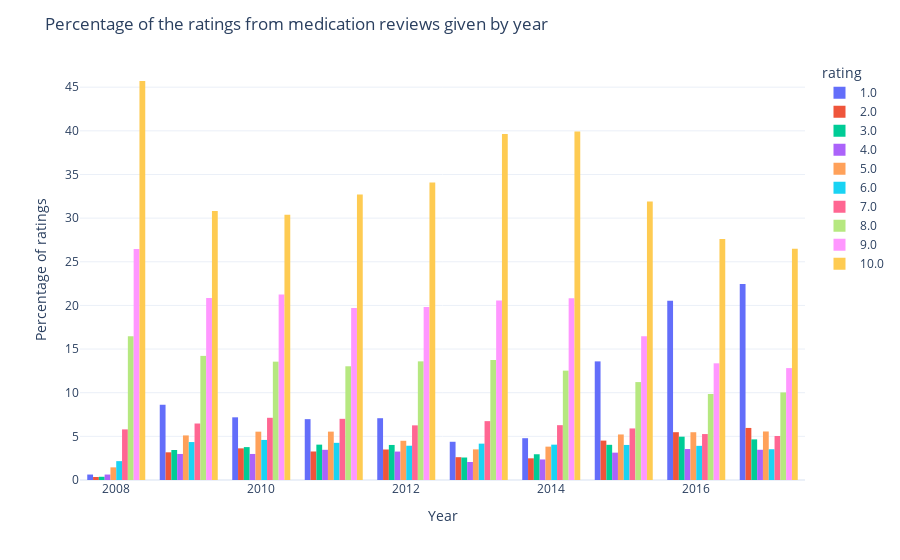

The cell this chart's notebook holds for it:
### Markdown cell above
From this pie chart, it is noted that almost the half of the percentage of the reviews from the dataset have given a rating concentrated to the positive side. But this led us to another question: where these ratings spreadout throughout the years or most of the positive ones were given during a specific time? What about the negative ones? Let's see if we can find out.

### Code cell
# Let's plot the percentage of the ratings of the reviews given by year
ratings_by_year = medication_reviews_dataset_cleaned.groupby(['year', 'rating']).size().reset_index(name='count')
ratings_by_year['percentage'] = 100 * ratings_by_year['count'] / ratings_by_year.groupby('year')['count'].transform('sum')

# Create the histogram
fig = px.histogram(ratings_by_year, x='year', y='percentage', color='rating', nbins=10, template='plotly_white', barmode='group')
fig.update_xaxes(categoryorder='category descending', title='Year')
fig.update_yaxes(title='Percentage of ratings')
fig.update_layout(title='Percentage of the ratings from medication reviews given by year')

fig.show()

### Figure 1 — Plotly figure (JSON) as saved in the notebook; plotly's stock layout.template omitted (floating-point values rounded to 4 significant figures)
{"data": [{"alignmentgroup": "True", "bingroup": "x", "histfunc": "sum", "hovertemplate": "rating=1.0<br>year=%{x}<br>sum of percentage=%{y}<extra></extra>", "legendgroup": "1.0", "marker": {"color": "#636efa", "pattern": {"shape": ""}}, "name": "1.0", "nbinsx": 10, "offsetgroup": "1.0", "orientation": "v", "showlegend": true, "type": "histogram", "x": [2008, 2009, 2010, 2011, 2012, 2013, 2014, 2015, 2016, 2017], "xaxis": "x", "y": [0.6254, 8.62, 7.18, 6.97, 7.078, 4.379, 4.789, 13.59, 20.53, 22.45], "yaxis": "y"}, {"alignmentgroup": "True", "bingroup": "x", "histfunc": "sum", "hovertemplate": "rating=2.0<br>year=%{x}<br>sum of percentage=%{y}<extra></extra>", "legendgroup": "2.0", "marker": {"color": "#EF553B", "pattern": {"shape": ""}}, "name": "2.0", "nbinsx": 10, "offsetgroup": "2.0", "orientation": "v", "showlegend": true, "type": "histogram", "x": [2008, 2009, 2010, 2011, 2012, 2013, 2014, 2015, 2016, 2017], "xaxis": "x", "y": [0.3411, 3.172, 3.626, 3.266, 3.494, 2.613, 2.484, 4.512, 5.476, 5.963], "yaxis": "y"}, {"alignmentgroup": "True", "bingroup": "x", "histfunc": "sum", "hovertemplate": "rating=3.0<br>year=%{x}<br>sum of percentage=%{y}<extra></extra>", "legendgroup": "3.0", "marker": {"color": "#00cc96", "pattern": {"shape": ""}}, "name": "3.0", "nbinsx": 10, "offsetgroup": "3.0", "orientation": "v", "showlegend": true, "type": "histogram", "x": [2008, 2009, 2010, 2011, 2012, 2013, 2014, 2015, 2016, 2017], "xaxis": "x", "y": [0.3695, 3.438, 3.769, 4.051, 4.015, 2.578, 2.95, 4.032, 4.962, 4.654], "yaxis": "y"}, {"alignmentgroup": "True", "bingroup": "x", "histfunc": "sum", "hovertemplate": "rating=4.0<br>year=%{x}<br>sum of percentage=%{y}<extra></extra>", "legendgroup": "4.0", "marker": {"color": "#ab63fa", "pattern": {"shape": ""}}, "name": "4.0", "nbinsx": 10, "offsetgroup": "4.0", "orientation": "v", "showlegend": true, "type": "histogram", "x": [2008, 2009, 2010, 2011, 2012, 2013, 2014, 2015, 2016, 2017], "xaxis": "x", "y": [0.6254, 2.983, 2.983, 3.459, 3.257, 2.064, 2.353, 3.133, 3.547, 3.464], "yaxis": "y"}, {"alignmentgroup": "True", "bingroup": "x", "histfunc": "sum", "hovertemplate": "rating=5.0<br>year=%{x}<br>sum of percentage=%{y}<extra></extra>", "legendgroup": "5.0", "marker": {"color": "#FFA15A", "pattern": {"shape": ""}}, "name": "5.0", "nbinsx": 10, "offsetgroup": "5.0", "orientation": "v", "showlegend": true, "type": "histogram", "x": [2008, 2009, 2010, 2011, 2012, 2013, 2014, 2015, 2016, 2017], "xaxis": "x", "y": [1.45, 5.106, 5.537, 5.543, 4.491, 3.508, 3.821, 5.217, 5.472, 5.558], "yaxis": "y"}, {"alignmentgroup": "True", "bingroup": "x", "histfunc": "sum", "hovertemplate": "rating=6.0<br>year=%{x}<br>sum of percentage=%{y}<extra></extra>", "legendgroup": "6.0", "marker": {"color": "#19d3f3", "pattern": {"shape": ""}}, "name": "6.0", "nbinsx": 10, "offsetgroup": "6.0", "orientation": "v", "showlegend": true, "type": "histogram", "x": [2008, 2009, 2010, 2011, 2012, 2013, 2014, 2015, 2016, 2017], "xaxis": "x", "y": [2.16, 4.348, 4.59, 4.257, 3.926, 4.165, 4.048, 4.016, 3.913, 3.524], "yaxis": "y"}, {"alignmentgroup": "True", "bingroup": "x", "histfunc": "sum", "hovertemplate": "rating=7.0<br>year=%{x}<br>sum of percentage=%{y}<extra></extra>", "legendgroup": "7.0", "marker": {"color": "#FF6692", "pattern": {"shape": ""}}, "name": "7.0", "nbinsx": 10, "offsetgroup": "7.0", "orientation": "v", "showlegend": true, "type": "histogram", "x": [2008, 2009, 2010, 2011, 2012, 2013, 2014, 2015, 2016, 2017], "xaxis": "x", "y": [5.799, 6.471, 7.126, 7.009, 6.26, 6.742, 6.281, 5.907, 5.263, 5.043], "yaxis": "y"}, {"alignmentgroup": "True", "bingroup": "x", "histfunc": "sum", "hovertemplate": "rating=8.0<br>year=%{x}<br>sum of percentage=%{y}<extra></extra>", "legendgroup": "8.0", "marker": {"color": "#B6E880", "pattern": {"shape": ""}}, "name": "8.0", "nbinsx": 10, "offsetgroup": "8.0", "orientation": "v", "showlegend": true, "type": "histogram", "x": [2008, 2009, 2010, 2011, 2012, 2013, 2014, 2015, 2016, 2017], "xaxis": "x", "y": [16.46, 14.22, 13.56, 13.03, 13.59, 13.75, 12.53, 11.22, 9.851, 10.03], "yaxis": "y"}, {"alignmentgroup": "True", "bingroup": "x", "histfunc": "sum", "hovertemplate": "rating=9.0<br>year=%{x}<br>sum of percentage=%{y}<extra></extra>", "legendgroup": "9.0", "marker": {"color": "#FF97FF", "pattern": {"shape": ""}}, "name": "9.0", "nbinsx": 10, "offsetgroup": "9.0", "orientation": "v", "showlegend": true, "type": "histogram", "x": [2008, 2009, 2010, 2011, 2012, 2013, 2014, 2015, 2016, 2017], "xaxis": "x", "y": [26.46, 20.84, 21.24, 19.71, 19.81, 20.57, 20.81, 16.47, 13.37, 12.82], "yaxis": "y"}, {"alignmentgroup": "True", "bingroup": "x", "histfunc": "sum", "hovertemplate": "rating=10.0<br>year=%{x}<br>sum of percentage=%{y}<extra></extra>", "legendgroup": "10.0", "marker": {"color": "#FECB52", "pattern": {"shape": ""}}, "name": "10.0", "nbinsx": 10, "offsetgroup": "10.0", "orientation": "v", "showlegend": true, "type": "histogram", "x": [2008, 2009, 2010, 2011, 2012, 2013, 2014, 2015, 2016, 2017], "xaxis": "x", "y": [45.71, 30.8, 30.4, 32.7, 34.08, 39.63, 39.93, 31.91, 27.62, 26.49], "yaxis": "y"}], "layout": {"barmode": "group", "legend": {"title": {"text": "rating"}, "tracegroupgap": 0}, "margin": {"t": 60}, "title": {"text": "Percentage of the ratings from medication reviews given by year"}, "xaxis": {"anchor": "y", "categoryorder": "category descending", "domain": [0, 1], "title": {"text": "Year"}}, "yaxis": {"anchor": "x", "domain": [0, 1], "title": {"text": "Percentage of ratings"}}}}
